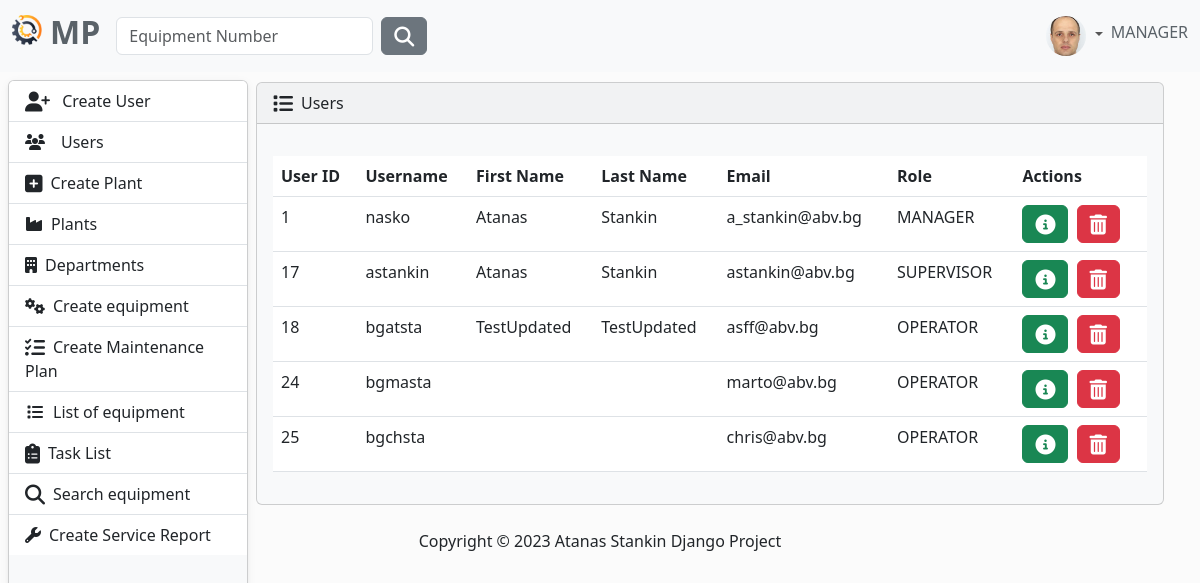
Before: /user/list/ (signed in) with the older database file.
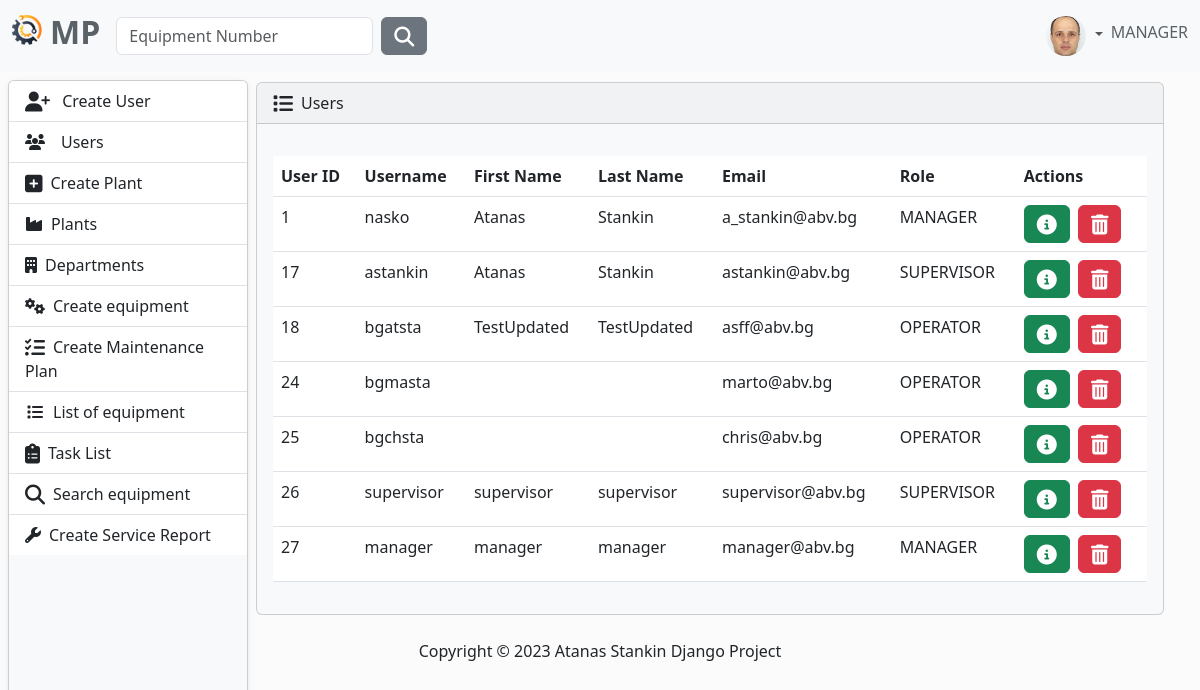
After: the same page with the newer database file.
### MaintenancePlanner/accounts/models.py (models this page shows, shortened)
class AppUser(AbstractUser, PermissionsMixin):
    username = models.CharField(
        max_length=30,
        validators=[
            MinLengthValidator(4),
        ],
        unique=True,
    )
    first_name = models.CharField(
        max_length=30,
        validators=[
            MinLengthValidator(2),
            user_name_validator,
        ]
    )
    last_name = models.CharField(
        max_length=30,
        validators=[
            MinLengthValidator(2),
            user_name_validator,
        ]
    )
    email = models.EmailField(unique=True)
    class Role(models.TextChoices):
        MANAGER = "MANAGER", 'Manager'
        SUPERVISOR = "SUPERVISOR", 'Supervisor'
        OPERATOR = "OPERATOR", 'Operator'
    role = models.CharField(max_length=50, choices=Role.choices)
    @property
    def full_name(self):
        return f'{self.first_name} {self.last_name}'

class Profile(models.Model):
    user = models.OneToOneField(AppUser, on_delete=models.CASCADE)
    image = models.ImageField(
        default='images/default.jpg',
        null=True,
        blank=True,
        upload_to='images/'
    )

### MaintenancePlanner/accounts/views.py (the view)
# urls.py: path('list/', ListUsers.as_view(), name='users-list'),
class ListUsers(LoginRequiredMixin, AllowedUsersMixin, ListView):
    allowed_roles = ['MANAGER', 'SUPERVISOR']
    model = AppUser
    template_name = 'users-list.html'
    context_object_name = 'users'

### MaintenancePlanner/accounts/mixins.py (called while the page is built)
    def dispatch(self, request, *args, **kwargs):
        if request.user.role in self.allowed_roles:
            return super().dispatch(request, *args, **kwargs)
        else:
            return redirect('home-page')

### MaintenancePlanner/accounts/templates/users-list.html (shortened to what this page needs)
{% extends "base.html" %}
{% block content %}
        <div class="card bg-light ms-1 me-4 mb-4 mt-0">
            <div class="card-header">
                <i class="fa-solid fa-list fa-lg me-2"></i>Users
            </div>
            <div class="card-body">
                <p class="card-text">
                <div class="table-responsive">
                    <table class="table table-hover">
                        <thead>
                        <tr>
                            <th scope="col">User ID</th>
                            <th scope="col">Username</th>
                            <th scope="col">First Name</th>
                            <th scope="col">Last Name</th>
                            <th scope="col">Email</th>
                            <th scope="col">Role</th>
                            <th scope="col">Actions</th>
                        </tr>
                        </thead>
                        <tbody>
                        {% for user in  users %}
                            <tr>
                                <td>{{ user.id }}</td>
                                <td>{{ user.username }}</td>
                                <td>{{ user.first_name }}</td>
                                <td>{{ user.last_name }}</td>
                                <td>{{ user.email }}</td>
                                <td>{{ user.role }}</td>
                                <td>
                                    <button type="button" class="btn btn-success me-1"
                                            href="#" data-bs-toggle="modal"
                                            data-bs-target="#myModal{{ user.id }}">
                                        <i class="fa-solid fa-circle-info fa-lg"></i>
                                    </button>
                                    {% include 'partials/modal-profile-info.html' %}
                                    <button type="button" class="btn btn-danger me-1"
                                            href="#"
                                            data-bs-toggle="modal"
                                            data-bs-target="#myModal2{{ user.id }}">
                                        <i class="fa-solid fa-trash-can fa-lg"></i>
                                    </button>
                                </td>
                            </tr>
                        {% endfor %}
{% endblock %}

### templates/base.html (shortened to what this page needs)
{% load static %}
<!DOCTYPE html>
<html lang="en">
{% include 'partials/head.html' %}
<body>
{% include 'partials/navbar.html' %}
<main style="margin-top: 58px">
    <div class="container-fluid pt-4">
        {% block content %}
        {% endblock %}
</main>
{% if user.is_authenticated %}
    <aside>
        {% include 'partials/sidebar.html' %}
    </aside>
{% endif %}
{% include 'partials/footer.html' %}
</body>
</html>

### templates/partials/head.html (shortened to what this page needs)
{% load static %}
<head>
    <link rel="stylesheet" href="https://cdnjs.cloudflare.com/ajax/libs/font-awesome/6.4.0/css/all.min.css"
/>
    <link href="https://cdn.jsdelivr.net/npm/bootstrap@5.3.0-alpha3/dist/css/bootstrap.min.css" rel="stylesheet"
>
    <link rel="stylesheet" href="{% static 'css/body.css' %}">
    {% if  user.is_authenticated %}
        <link rel="stylesheet" href="{% static 'css/side-bar.css' %}">
    {% endif %}
</head>

### templates/partials/navbar.html (shortened to what this page needs)
{% load static %}
<nav class="navbar navbar-expand-lg bg-light fixed-top" data-bs-theme="light">
    <div class="container-fluid">
        <a class="navbar-brand" href="{% url 'home-page' %}">
            <ul class="navbar-nav ms-auto d-flex flex-row">
                <li><img class="logo me-2" src="{% static 'img/logo.png' %}" alt="logo" height="30"></li>
                <li><h2 style="color: #5a6268; font-weight: bold">MP</h2></li>
            </ul>
        </a>
        <div class="collapse navbar-collapse" id="navbarColor01">
            {% if user.is_authenticated %}
                <form class="d-flex" method=POST action="{% url 'search-equipment' %}">
                    <input class="form-control me-sm-2" type="search" placeholder="Equipment Number"
                           name="number">
                    <button class="btn btn-secondary my-2 my-sm-0" type="submit"><i
                            class="fa-solid fa-magnifying-glass fa-lg"></i></button>
                </form>
            {% endif %}
            <ul class="navbar-nav ms-auto d-flex flex-row">
                {% if not request.user.is_authenticated %}
                    <li class="nav-item">
                        <a class="nav-link" href="{% url 'login' %}"><i
                                class="fa-solid fa-right-to-bracket fa-lg me-2"></i>Sig In
                        </a>
                    </li>
                {% else %}
                    <li class="nav-item dropdown d-flex align-items-center">
                        <div class="btn-group dropdown">
                            <a class="nav-link dropdown-toggle" data-bs-toggle="dropdown" href="#" role="button"
                               aria-haspopup="true" aria-expanded="false">
                                {% if user.profile.image %}
                                    <img src="{{ user.profile.image.url }}" class="rounded-circle" height="40"
                                         loading="lazy"/>
                                {% else %}
                                    <img src="{% static 'img/profile-img.png' %}" class="rounded-circle" height="40"
                                         loading="lazy"/>
                                {% endif %}
                            </a>
                        </div>
                        <h6 style="color: #5a6268">{{ request.user.role }}</h6>
                    </li>
                {% endif %}
            </ul>
        </div>
    </div>
</nav>

### MaintenancePlanner/accounts/templates/partials/modal-profile-info.html (shortened to what this page needs)
</div>

### templates/partials/sidebar.html
<nav id="sidebarMenu" class="collapse d-lg-block sidebar card bg-light ms-2 me-2 mb-2 mt-0">
    <div class="position-sticky">
        <div class="list-group list-group-flush mx-0 mt-0">
            {% if request.user.role == 'MANAGER' %}
                <a class="list-group-item list-group-item-action py-2 ripple" href="{% url 'register' %}">
                    <i class="fa-solid fa-user-plus fa-lg me-2"></i>
                    Create User
                </a>
                <a href="{% url 'users-list' %}" class="list-group-item list-group-item-action py-2 ripple">
                    <i class="fas fa-users fa-fw me-3"></i><span>Users</span>
                </a>
                <a href="{% url 'create-plant' %}" class="list-group-item list-group-item-action py-2 ripple">
                    <i class="fa-solid fa-square-plus fa-lg me-2"></i><span>Create Plant</span>
                </a>
            {% elif request.user.role == 'OPERATOR' %}
                <a href="{% url 'user-task-list' %}" class="list-group-item list-group-item-action py-2 ripple"
                   aria-current="true">
                    <i class="fas fa-tachometer-alt fa-fw me-2"></i><span>My Tasks</span>
                </a>
            {% endif %}
            {% if request.user.role == 'MANAGER' or request.user.role == 'SUPERVISOR' %}
                <a href="{% url 'plants-list' %}" class="list-group-item list-group-item-action py-2 ripple">
                    <i class="fa-solid fa-industry me-2"></i><span>Plants</span>
                </a>
                <a href="{% url 'department-list' %}" class="list-group-item list-group-item-action py-2 ripple">
                    <i class="fa-solid fa-building me-2"></i><span>Departments</span>
                </a>
                <a href="{% url 'create-equipment' %}" class="list-group-item list-group-item-action py-2 ripple">
                    <i class="fa-solid fa-gears me-2"></i><span>Create equipment</span>
                </a>
                <a href="{% url 'create-maintenance-plan' %}"
                   class="list-group-item list-group-item-action py-2 ripple">
                    <i class="fa-solid fa-list-check fa-lg me-2"></i><span>Create Maintenance Plan</span>
                </a>
            {% endif %}
            <a href="{% url 'equipment-list' %}" class="list-group-item list-group-item-action py-2 ripple">
                <i class="fa-solid fa-list fa-fw me-2"></i><span>List of equipment</span>
            </a>
            {% if request.user.role == 'MANAGER' or request.user.role == 'SUPERVISOR' %}
                <a href="{% url 'all-tasks' %}" class="list-group-item list-group-item-action py-2 ripple">
                    <i class="fa-solid fa-clipboard-list fa-lg me-2"></i><span>Task List</span>
                </a>
            {% endif %}
            <a href="{% url 'advanced-search-equipment' %}" class="list-group-item list-group-item-action py-2 ripple">
                <i class="fa-solid fa-magnifying-glass fa-lg me-2"></i><span>Search equipment</span>
            </a>
            <a href="{% url 'create-service-report' %}" class="list-group-item list-group-item-action py-2 ripple">
                <i class="fa-solid fa-wrench la-lg me-2"></i><span>Create Service Report</span>
            </a>
        </div>
    </div>
</nav>

### templates/partials/footer.html (shortened to what this page needs)
<footer class="mt-auto mb-4">
    <div class="text-center">
        <p>
            Copyright &copy;
            Atanas Stankin Django Project
        </p>
    </div>
</footer>

### static/css/body.css (style rules this page uses)
body { background-color: #fbfbfb; }
main { width: 100%; height: auto; margin: 0 auto; display: flex; flex-direction: column; }

### static/css/side-bar.css (style rules this page uses)
@media (min-width: 991.98px) { main { padding-left: 240px; } }
.sidebar { position: fixed; top: 80px; bottom: 0; left: 0; padding: 0 0 0; box-shadow: 0 2px 5px 0 rgb(0 0 0 / 5%), 0 2px 10px 0 rgb(0 0 0 / 5%); width: 240px; height: 100vh; z-index: 600; overflow: hidden; }

Changed rows visible on the page:
added AppUser: id "26", username "supervisor", first_name "supervisor", last_name "supervisor", email "supervisor@abv.bg", role "SUPERVISOR"
added AppUser: id "27", username "manager", first_name "manager", last_name "manager", email "manager@abv.bg", role "MANAGER"
